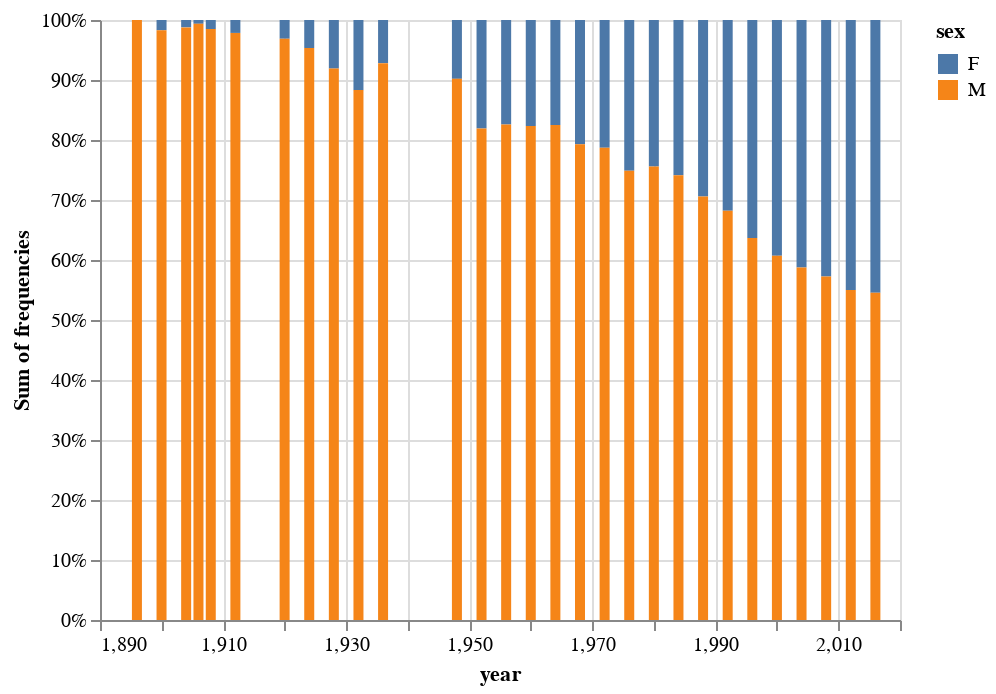

This figure's notebook cell:
### Code cell
alt.Chart(female_dcast_tidy_df).mark_bar().encode(
    x='year',
    y=alt.Y('sum(frequencies)', stack="normalize"),
    color=alt.Color('sex'),
)

### Figure 1 — Vega-Lite specification as saved in the notebook (floating-point values rounded to 4 significant figures)
{"$schema": "https://vega.github.io/schema/vega-lite/v3.4.0.json", "config": {"mark": {"tooltip": null}, "view": {"height": 300, "width": 400}}, "data": {"name": "data-cf9ace0ae9bfdb6b38a0ded76d58288d"}, "datasets": {"data-cf9ace0ae9bfdb6b38a0ded76d58288d": [{"all": 380, "f_prct": 0, "female_percent": 0, "frequencies": 0, "sex": "F", "year": 1896}, {"all": 1936, "f_prct": 0.01705, "female_percent": 1.7, "frequencies": 33, "sex": "F", "year": 1900}, {"all": 1301, "f_prct": 0.0123, "female_percent": 1.2, "frequencies": 16, "sex": "F", "year": 1904}, {"all": 1733, "f_prct": 0.006347, "female_percent": 0.6, "frequencies": 11, "sex": "F", "year": 1906}, {"all": 3101, "f_prct": 0.01516, "female_percent": 1.5, "frequencies": 47, "sex": "F", "year": 1908}, {"all": 4040, "f_prct": 0.02153, "female_percent": 2.2, "frequencies": 87, "sex": "F", "year": 1912}, {"all": 4292, "f_prct": 0.03122, "female_percent": 3.1, "frequencies": 134, "sex": "F", "year": 1920}, {"all": 5233, "f_prct": 0.04663, "female_percent": 4.7, "frequencies": 244, "sex": "F", "year": 1924}, {"all": 4992, "f_prct": 0.08093, "female_percent": 8.1, "frequencies": 404, "sex": "F", "year": 1928}, {"all": 2969, "f_prct": 0.1169, "female_percent": 11.7, "frequencies": 347, "sex": "F", "year": 1932}, {"all": 6506, "f_prct": 0.07193, "female_percent": 7.2, "frequencies": 468, "sex": "F", "year": 1936}, {"all": 6405, "f_prct": 0.09805, "female_percent": 9.8, "frequencies": 628, "sex": "F", "year": 1948}, {"all": 8270, "f_prct": 0.181, "female_percent": 18.1, "frequencies": 1497, "sex": "F", "year": 1952}, {"all": 5127, "f_prct": 0.1742, "female_percent": 17.4, "frequencies": 893, "sex": "F", "year": 1956}, {"all": 8119, "f_prct": 0.1767, "female_percent": 17.7, "frequencies": 1435, "sex": "F", "year": 1960}, {"all": 7702, "f_prct": 0.175, "female_percent": 17.5, "frequencies": 1348, "sex": "F", "year": 1964}, {"all": 8588, "f_prct": 0.2069, "female_percent": 20.7, "frequencies": 1777, "sex": "F", "year": 1968}, {"all": 10304, "f_prct": 0.2128, "female_percent": 21.3, "frequencies": 2193, "sex": "F", "year": 1972}, {"all": 8641, "f_prct": 0.2514, "female_percent": 25.1, "frequencies": 2172, "sex": "F", "year": 1976}, {"all": 7191, "f_prct": 0.2442, "female_percent": 24.4, "frequencies": 1756, "sex": "F", "year": 1980}, {"all": 9454, "f_prct": 0.2588, "female_percent": 25.9, "frequencies": 2447, "sex": "F", "year": 1984}, {"all": 12037, "f_prct": 0.2943, "female_percent": 29.4, "frequencies": 3543, "sex": "F", "year": 1988}, {"all": 12977, "f_prct": 0.3178, "female_percent": 31.8, "frequencies": 4124, "sex": "F", "year": 1992}, {"all": 13780, "f_prct": 0.3634, "female_percent": 36.3, "frequencies": 5008, "sex": "F", "year": 1996}, {"all": 13821, "f_prct": 0.393, "female_percent": 39.3, "frequencies": 5431, "sex": "F", "year": 2000}, {"all": 13443, "f_prct": 0.4126, "female_percent": 41.3, "frequencies": 5546, "sex": "F", "year": 2004}, {"all": 13602, "f_prct": 0.4276, "female_percent": 42.8, "frequencies": 5816, "sex": "F", "year": 2008}, {"all": 12920, "f_prct": 0.4501, "female_percent": 45, "frequencies": 5815, "sex": "F", "year": 2012}, {"all": 13688, "f_prct": 0.4546, "female_percent": 45.5, "frequencies": 6223, "sex": "F", "year": 2016}, {"all": 380, "f_prct": 0, "female_percent": 0, "frequencies": 380, "sex": "M", "year": 1896}, {"all": 1936, "f_prct": 0.01705, "female_percent": 1.7, "frequencies": 1903, "sex": "M", "year": 1900}, {"all": 1301, "f_prct": 0.0123, "female_percent": 1.2, "frequencies": 1285, "sex": "M", "year": 1904}, {"all": 1733, "f_prct": 0.006347, "female_percent": 0.6, "frequencies": 1722, "sex": "M", "year": 1906}, {"all": 3101, "f_prct": 0.01516, "female_percent": 1.5, "frequencies": 3054, "sex": "M", "year": 1908}, {"all": 4040, "f_prct": 0.02153, "female_percent": 2.2, "frequencies": 3953, "sex": "M", "year": 1912}, {"all": 4292, "f_prct": 0.03122, "female_percent": 3.1, "frequencies": 4158, "sex": "M", "year": 1920}, {"all": 5233, "f_prct": 0.04663, "female_percent": 4.7, "frequencies": 4989, "sex": "M", "year": 1924}, {"all": 4992, "f_prct": 0.08093, "female_percent": 8.1, "frequencies": 4588, "sex": "M", "year": 1928}, {"all": 2969, "f_prct": 0.1169, "female_percent": 11.7, "frequencies": 2622, "sex": "M", "year": 1932}, {"all": 6506, "f_prct": 0.07193, "female_percent": 7.2, "frequencies": 6038, "sex": "M", "year": 1936}, {"all": 6405, "f_prct": 0.09805, "female_percent": 9.8, "frequencies": 5777, "sex": "M", "year": 1948}, {"all": 8270, "f_prct": 0.181, "female_percent": 18.1, "frequencies": 6773, "sex": "M", "year": 1952}, {"all": 5127, "f_prct": 0.1742, "female_percent": 17.4, "frequencies": 4234, "sex": "M", "year": 1956}, {"all": 8119, "f_prct": 0.1767, "female_percent": 17.7, "frequencies": 6684, "sex": "M", "year": 1960}, {"all": 7702, "f_prct": 0.175, "female_percent": 17.5, "frequencies": 6354, "sex": "M", "year": 1964}, {"all": 8588, "f_prct": 0.2069, "female_percent": 20.7, "frequencies": 6811, "sex": "M", "year": 1968}, {"all": 10304, "f_prct": 0.2128, "female_percent": 21.3, "frequencies": 8111, "sex": "M", "year": 1972}, {"all": 8641, "f_prct": 0.2514, "female_percent": 25.1, "frequencies": 6469, "sex": "M", "year": 1976}, {"all": 7191, "f_prct": 0.2442, "female_percent": 24.4, "frequencies": 5435, "sex": "M", "year": 1980}, {"all": 9454, "f_prct": 0.2588, "female_percent": 25.9, "frequencies": 7007, "sex": "M", "year": 1984}, {"all": 12037, "f_prct": 0.2943, "female_percent": 29.4, "frequencies": 8494, "sex": "M", "year": 1988}, {"all": 12977, "f_prct": 0.3178, "female_percent": 31.8, "frequencies": 8853, "sex": "M", "year": 1992}, {"all": 13780, "f_prct": 0.3634, "female_percent": 36.3, "frequencies": 8772, "sex": "M", "year": 1996}, {"all": 13821, "f_prct": 0.393, "female_percent": 39.3, "frequencies": 8390, "sex": "M", "year": 2000}, {"all": 13443, "f_prct": 0.4126, "female_percent": 41.3, "frequencies": 7897, "sex": "M", "year": 2004}, {"all": 13602, "f_prct": 0.4276, "female_percent": 42.8, "frequencies": 7786, "sex": "M", "year": 2008}, {"all": 12920, "f_prct": 0.4501, "female_percent": 45, "frequencies": 7105, "sex": "M", "year": 2012}, {"all": 13688, "f_prct": 0.4546, "female_percent": 45.5, "frequencies": 7465, "sex": "M", "year": 2016}]}, "encoding": {"color": {"field": "sex", "type": "nominal"}, "x": {"field": "year", "type": "quantitative"}, "y": {"aggregate": "sum", "field": "frequencies", "stack": "normalize", "type": "quantitative"}}, "mark": "bar"}
